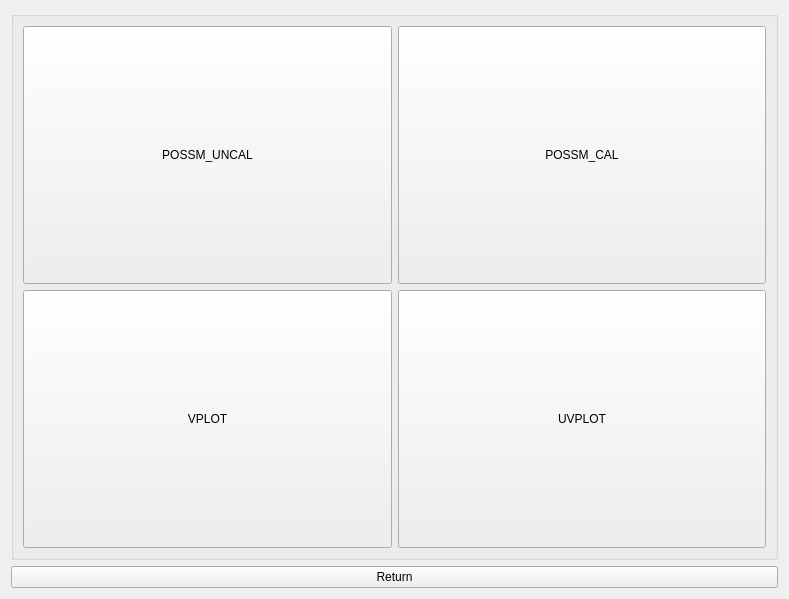
<?xml version="1.0" encoding="UTF-8"?>
<ui version="4.0">
 <class>plots_window</class>
 <widget class="QWidget" name="plots_window">
  <property name="geometry">
   <rect>
    <x>0</x>
    <y>0</y>
    <width>789</width>
    <height>599</height>
   </rect>
  </property>
  <property name="windowTitle">
   <string>VIPCALs</string>
  </property>
  <layout class="QGridLayout" name="gridLayout">
   <item row="2" column="0">
    <widget class="QPushButton" name="return_btn">
     <property name="text">
      <string>Return</string>
     </property>
    </widget>
   </item>
   <item row="1" column="0">
    <widget class="QGroupBox" name="groupBox">
     <property name="title">
      <string/>
     </property>
     <layout class="QGridLayout" name="gridLayout_2">
      <item row="2" column="0">
       <widget class="QPushButton" name="vplot_btn">
        <property name="sizePolicy">
         <sizepolicy hsizetype="Minimum" vsizetype="Expanding">
          <horstretch>0</horstretch>
          <verstretch>0</verstretch>
         </sizepolicy>
        </property>
        <property name="text">
         <string>VPLOT</string>
        </property>
       </widget>
      </item>
      <item row="0" column="1">
       <widget class="QPushButton" name="possm_cal_btn">
        <property name="sizePolicy">
         <sizepolicy hsizetype="Minimum" vsizetype="Expanding">
          <horstretch>0</horstretch>
          <verstretch>0</verstretch>
         </sizepolicy>
        </property>
        <property name="text">
         <string>POSSM_CAL</string>
        </property>
       </widget>
      </item>
      <item row="0" column="0">
       <widget class="QPushButton" name="possm_uncal_btn">
        <property name="sizePolicy">
         <sizepolicy hsizetype="Minimum" vsizetype="Expanding">
          <horstretch>0</horstretch>
          <verstretch>0</verstretch>
         </sizepolicy>
        </property>
        <property name="text">
         <string>POSSM_UNCAL</string>
        </property>
       </widget>
      </item>
      <item row="2" column="1">
       <widget class="QPushButton" name="uvplot_btn">
        <property name="sizePolicy">
         <sizepolicy hsizetype="Minimum" vsizetype="Expanding">
          <horstretch>0</horstretch>
          <verstretch>0</verstretch>
         </sizepolicy>
        </property>
        <property name="text">
         <string>UVPLOT</string>
        </property>
       </widget>
      </item>
     </layout>
    </widget>
   </item>
  </layout>
 </widget>
 <resources/>
 <connections/>
</ui>
